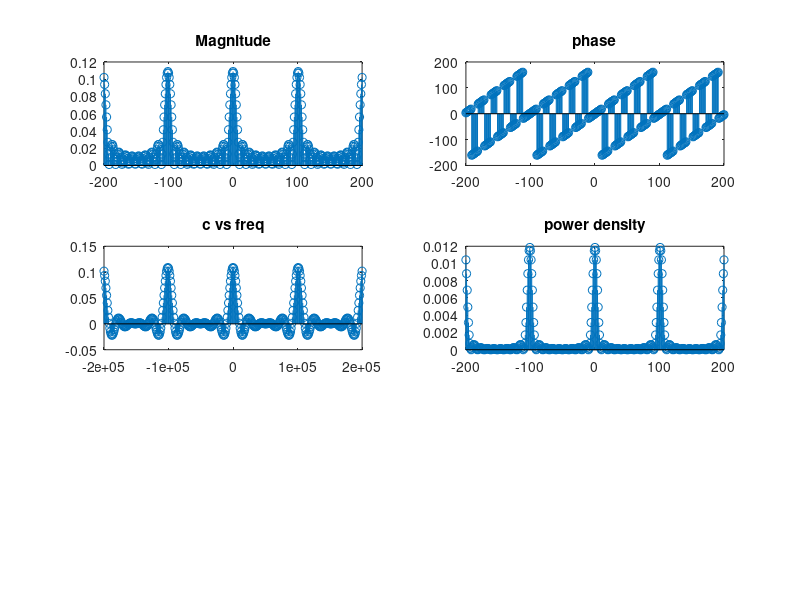

Reproduce this figure in MATLAB.
clc
clear all
close all

%% generating a pulse train
fs = 100e3; %sampling frequency
dt = 1/fs; % sampling period

T = 1e-3;  %period of the signal
pw = .1e-3; % pulsewidth of the signal
t = -T/2 : dt : T/2; % sampling time array
n = t/dt;                % sample index
L = pw/dt;             % number of samples in a pulse
x = zeros(1,length(t));   % initiating the pulse
x(find(abs(n)<=L/2))=1.1; %creating the pulse 
subplot(211)
plot(t,x,'linewidth',3);      %continuous pulse
subplot(212)
stem(n,x,'linewidth',2); % discrete time pulse

%% calculation of fourier coefficient
N = length(x);

if(N/2 == 0)
    k = -2*N:2*N-1;
else
    k = -2*(N-1):2*(N-1);
end
c = zeros(1,length(k));
for i = 1 : length(k)
    for i1 = 1 : length(x)
        c(i) = c(i) + x(i1)*exp(-j*2*pi*k(i)*n(i1)/N);
    end
    c(i) = c(i)/N;
end

mag = abs(c);
subplot(321),stem(k,mag,'linewidth',.6),title('Magnitude');
phase = angle(c)*180/pi;
subplot(322),stem(k,phase,'linewidth',.6),title('phase');
subplot(323), stem(k*1/T, c, 'linewidth',.6),title('c vs freq');
subplot(324),stem(k,mag.^2,'linewidth',.6),title('power density');

